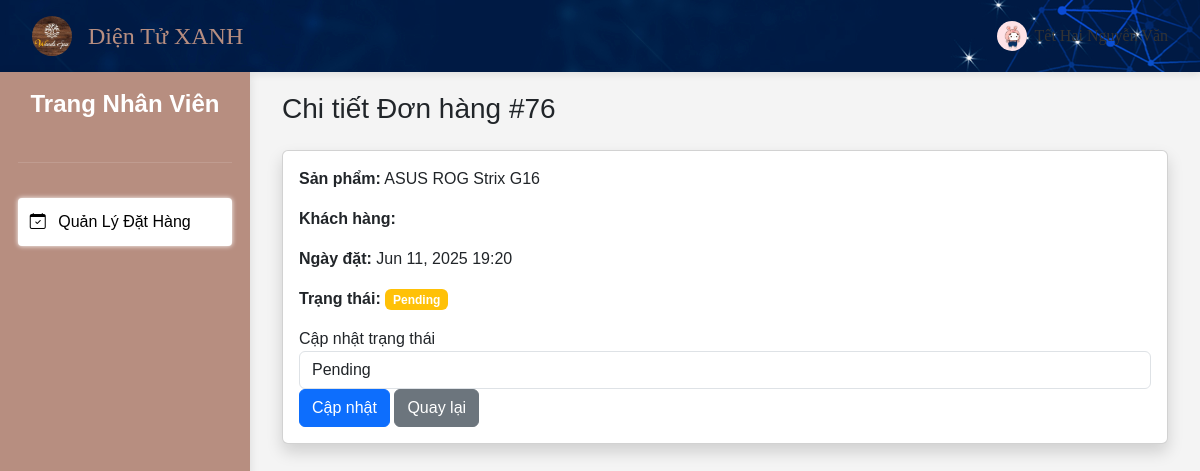
The page /accounts/staff/bookings/76/ (signed in) on the database its author committed.
### accounts/models.py (models this page shows, shortened)
class CustomUser(AbstractUser):
    phone = models.CharField(max_length=15, blank=True)
    address = models.TextField(blank=True)
    USER_TYPE_CHOICES = (
        ('admin', 'Admin'),
        ('staff', 'Staff'),
        ('customer', 'Customer'),
    )
    user_type = models.CharField(max_length=10, choices=USER_TYPE_CHOICES, default='customer')
    class Meta:
        verbose_name = 'User'
        verbose_name_plural = 'Users'
    def is_admin(self):
        return self.user_type == 'admin'

### bookings/models.py (models this page shows, shortened)
class Booking(models.Model):
    customer = models.ForeignKey(CustomUser, on_delete=models.CASCADE)
    service = models.ForeignKey(Service, on_delete=models.CASCADE)
    booking_date = models.DateTimeField()
    notes = models.TextField(blank=True)
    created_at = models.DateTimeField(auto_now_add=True)
    points_awarded = models.BooleanField(default=False, verbose_name="Đã cộng điểm")
    points_awarded_date = models.DateTimeField(null=True, blank=True)
    STATUS_CHOICES = (
        ('pending', 'Pending'),
        ('confirmed', 'Confirmed'),
        ('completed', 'Completed'),
        ('cancelled', 'Cancelled'),
    )
    status = models.CharField(max_length=10, choices=STATUS_CHOICES, default='pending')
    class Meta:
        ordering = ['-booking_date']
        verbose_name = 'Booking'
        verbose_name_plural = 'Bookings'
        permissions = [
            ('manage_booking', 'Can manage all bookings'),
        ]
    def get_status_class(self):
        return {
            'pending': 'warning',
            'confirmed': 'info',
            'completed': 'success',
            'cancelled': 'danger'
        }.get(self.status, 'secondary')

### services/models.py (models this page shows, shortened)
class Service(models.Model):
    category = models.ForeignKey(ServiceCategory, on_delete=models.SET_NULL, null=True, blank=True)
    name = models.CharField(max_length=100)
    slug = models.SlugField(max_length=100, unique=True)
    description = models.TextField()
    price = models.DecimalField(max_digits=10, decimal_places=2)
    duration = models.DurationField()
    image = models.ImageField(upload_to='services/', blank=True)
    is_featured = models.BooleanField(default=False)
    created_at = models.DateTimeField(auto_now_add=True)
    updated_at = models.DateTimeField(auto_now=True)
    average_rating = models.FloatField(default=0.0)
    review_count = models.PositiveIntegerField(default=0)
    class Meta:
        verbose_name = 'Service'
        verbose_name_plural = 'Services'
        ordering = ['-is_featured', 'name']

### accounts/views.py (the view, shortened to what this page needs)
# urls.py: path('staff/bookings/<int:pk>/', views.staff_booking_detail, name='staff_booking_detail'),
@staff_or_admin_required
def staff_booking_detail(request, pk):
    booking = get_object_or_404(Booking, pk=pk)
    context = {
        'booking': booking,
    }
    return render(request, 'staff/booking_detail.html', context)

### templates/staff/booking_detail.html (shortened to what this page needs)
{% extends 'staff/base.html' %}
{% block content %}
<div class="container-fluid">
    <h1 class="h3 mb-4 text-gray-800">Chi tiết Đơn hàng #{{ booking.id }}</h1>
    <div class="card shadow mb-4">
        <div class="card-body">
            <p><strong>Sản phẩm:</strong> {{ booking.service.name }}</p>
            <p><strong>Khách hàng:</strong> {{ booking.customer.get_full_name }}</p>
            <p><strong>Ngày đặt:</strong> {{ booking.booking_date|date:"M d, Y H:i" }}</p>
            <p><strong>Trạng thái:</strong>
                <span class="badge bg-{{ booking.get_status_class }}">{{ booking.get_status_display }}</span>
            </p>
            <form method="post">
                <div class="form-group">
                    <label for="status">Cập nhật trạng thái</label>
                    <select name="status" id="status" class="form-control">
                        {% for value, label in booking.STATUS_CHOICES %}
                        <option value="{{ value }}" {% if booking.status == value %}selected{% endif %}>{{ label }}</option>
                        {% endfor %}
                    </select>
                </div>
                <button type="submit" class="btn btn-primary">Cập nhật</button>
                <a href="{% url 'accounts:staff_dashboard' %}" class="btn btn-secondary">Quay lại</a>
            </form>
        </div>
    </div>
</div>
{% endblock %}

### templates/admin/partials/_navbar.html (shortened to what this page needs)
{% load static %}
<header style="background-image: url('{% static 'images/navbar.jpg' %}');; box-shadow: 0 2px 8px rgba(0, 0, 0, 0.1); padding: 1rem 2rem; display: flex; align-items: center; justify-content: space-between;">
    <div style="display: flex; align-items: center;">
        <img src="{% static 'images/logo.jpg' %}" alt="Logo" style="width: 40px; height: 40px; border-radius: 50%; margin-right: 1rem;">
        <h1 style="font-family: 'Cormorant Garamond', serif; font-size: 1.5rem; color: #B78E80; margin: 0;">Diện Tử XANH</h1>
    </div>
    <div class="dropdown" style="position: relative;">
        <div onclick="toggleDropdown(event)" style="cursor: pointer; display: flex; align-items: center; font-family: 'Cormorant Garamond', serif; font-size: 1rem; color: #333;">
            <img src="{% static 'images/default-avartar.jpg' %}" alt="Avatar" class="avatar" style="width: 30px; height: 30px; border-radius: 50%; margin-right: 8px;">
            <span>{{ request.user.get_full_name|default:request.user.username }}</span>
        </div>
    </div>
</header>

### templates/staff/base.html (style rules this page uses)
body { font-family: Arial, sans-serif; background-color: #f4f4f4; }

### rows shown on the page
CustomUser: user.get_full_name "Tết Hai Nguyễn Văn"
Booking: id "76", service.name "ASUS ROG Strix G16", booking_date "Jun 11, 2025 19:20", status "Pending"
